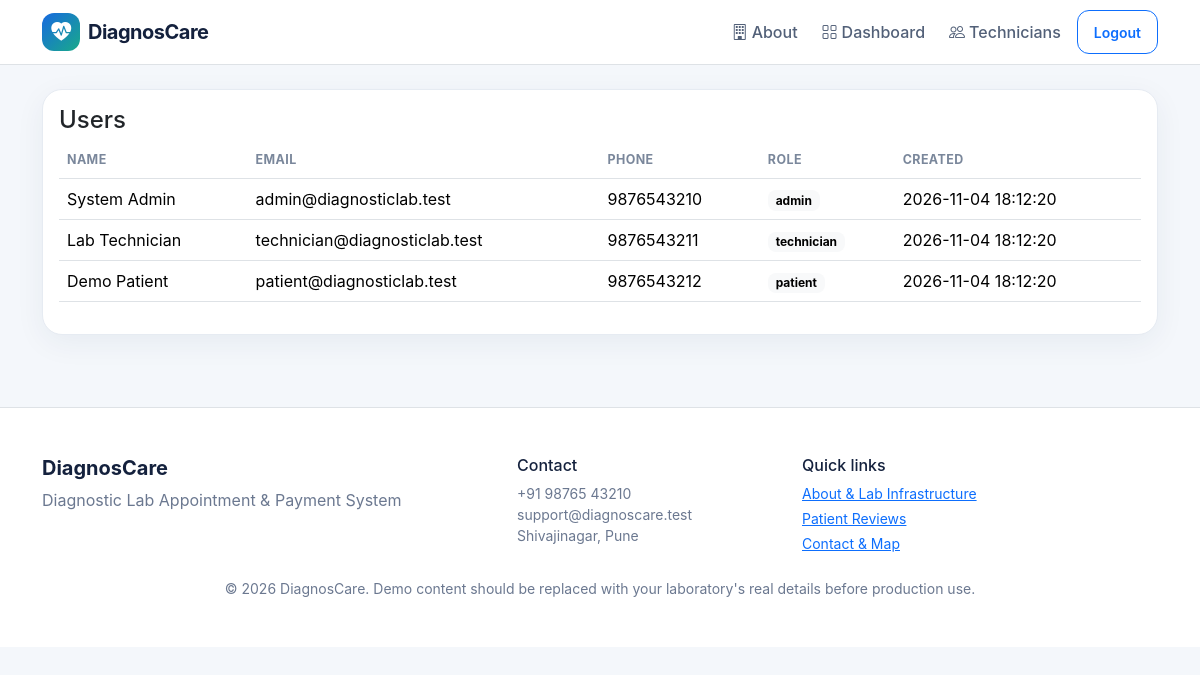
The page /admin/users.php (signed in) on the database its author committed.
### tables this page shows
CREATE TABLE users (
    id INT AUTO_INCREMENT PRIMARY KEY,
    name VARCHAR(100) NOT NULL,
    email VARCHAR(120) NOT NULL UNIQUE,
    phone VARCHAR(20),
    password VARCHAR(255) NOT NULL,
    role ENUM('admin','technician','patient') NOT NULL DEFAULT 'patient',
    created_at TIMESTAMP DEFAULT CURRENT_TIMESTAMP
);

### config/app.php (called while the page is built, shortened)
<?php
function e($value) { return htmlspecialchars((string)$value, ENT_QUOTES, 'UTF-8'); }

### admin/users.php (the view)
<?php
require '../config/app.php';require_role('admin');$title='Manage Users';$basePath='../';$users=$pdo->query("SELECT id,name,email,phone,role,created_at FROM users ORDER BY created_at DESC")->fetchAll();require '../partials/header.php';?>
<div class="card p-3"><h4>Users</h4><div class="table-responsive"><table class="table"><thead><tr><th>Name</th><th>Email</th><th>Phone</th><th>Role</th><th>Created</th></tr></thead><tbody><?php foreach($users as $u):?><tr><td><?=e($u['name'])?></td><td><?=e($u['email'])?></td><td><?=e($u['phone'])?></td><td><span class="badge text-bg-light"><?=e($u['role'])?></span></td><td><?=e($u['created_at'])?></td></tr><?php endforeach;?></tbody></table></div></div>
<?php require '../partials/footer.php'; ?>

### assets/css/style.css (style rules this page uses)
:root { --primary:#1769e0;--primary2:#0b4fbd;--ink:#14213d;--muted:#6b7890;--bg:#f4f7fb;--line:#e6ebf2 }
* { box-sizing:border-box }
html { scroll-behavior:smooth }
body { background:var(--bg);color:var(--ink);font-family:Inter,system-ui,-apple-system,"Segoe UI",sans-serif }
.card { border:1px solid var(--line);border-radius:20px;box-shadow:0 8px 30px rgba(25,45,80,.06);background:#fff }
.table thead th { font-size:.78rem;text-transform:uppercase;letter-spacing:.4px;color:#7a879b }
.badge { border-radius:8px }
body { overflow-x:hidden }

### rows shown on the page
users: name "System Admin", email "admin@diagnosticlab.test", phone "9876543210", role "admin", created_at "2026-11-04 18:12:20"
users: name "Lab Technician", email "technician@diagnosticlab.test", phone "9876543211", role "technician", created_at "2026-11-04 18:12:20"
users: name "Demo Patient", email "patient@diagnosticlab.test", phone "9876543212", role "patient", created_at "2026-11-04 18:12:20"
